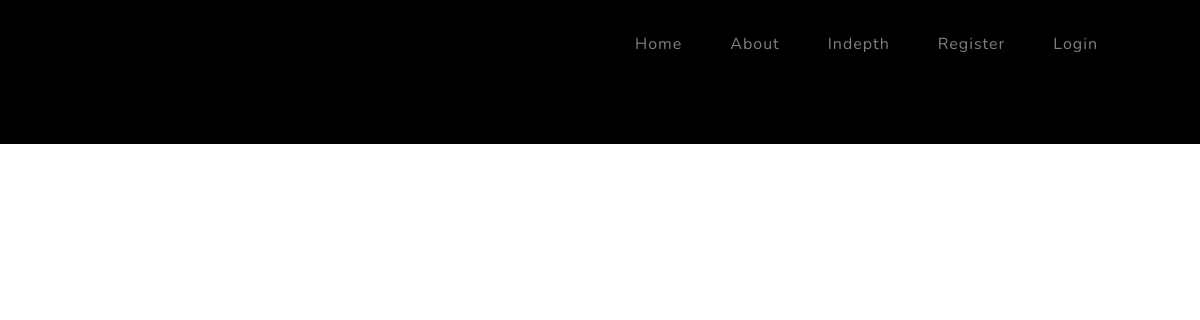
Before: /cancer/ with the older database file.
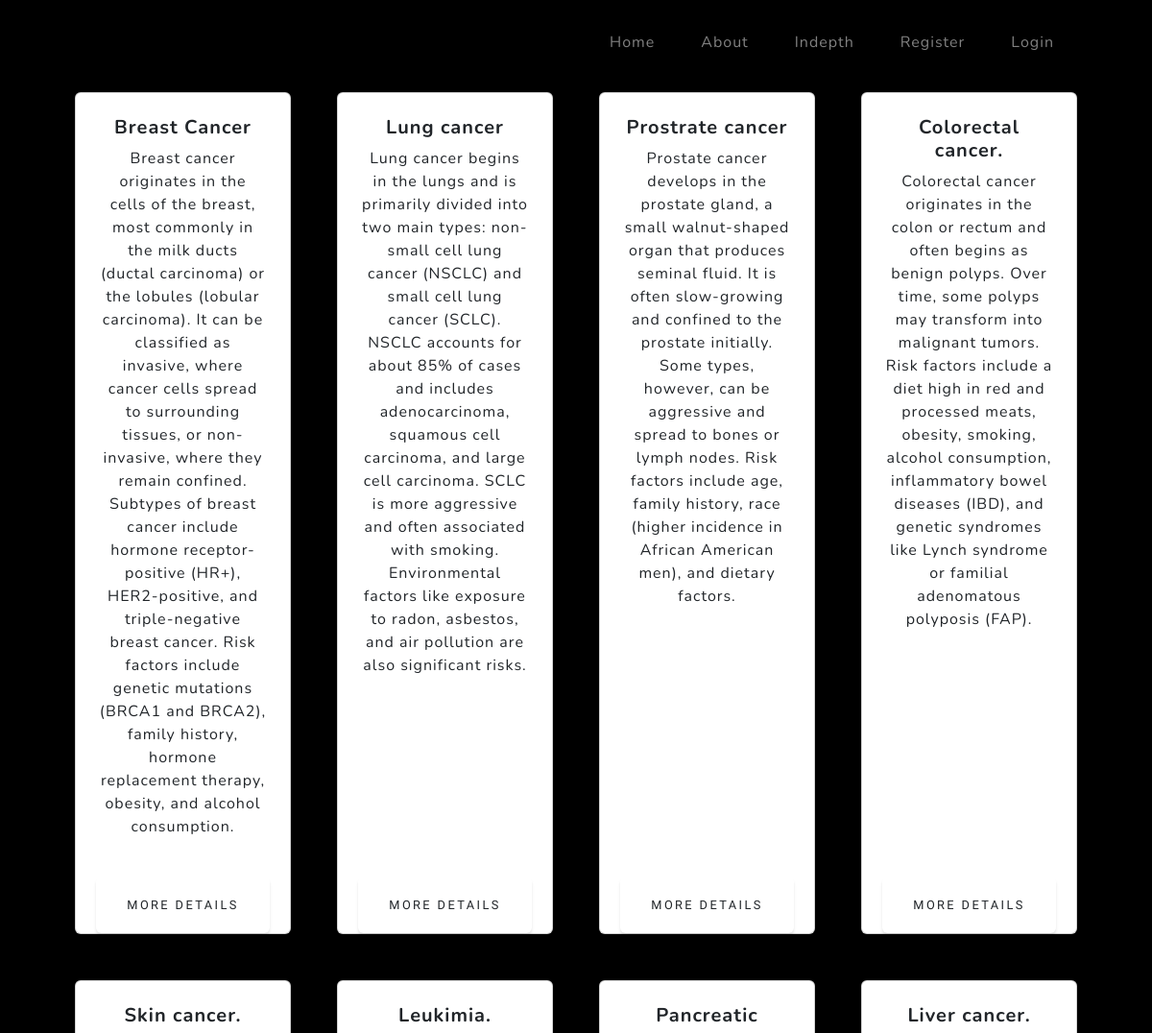
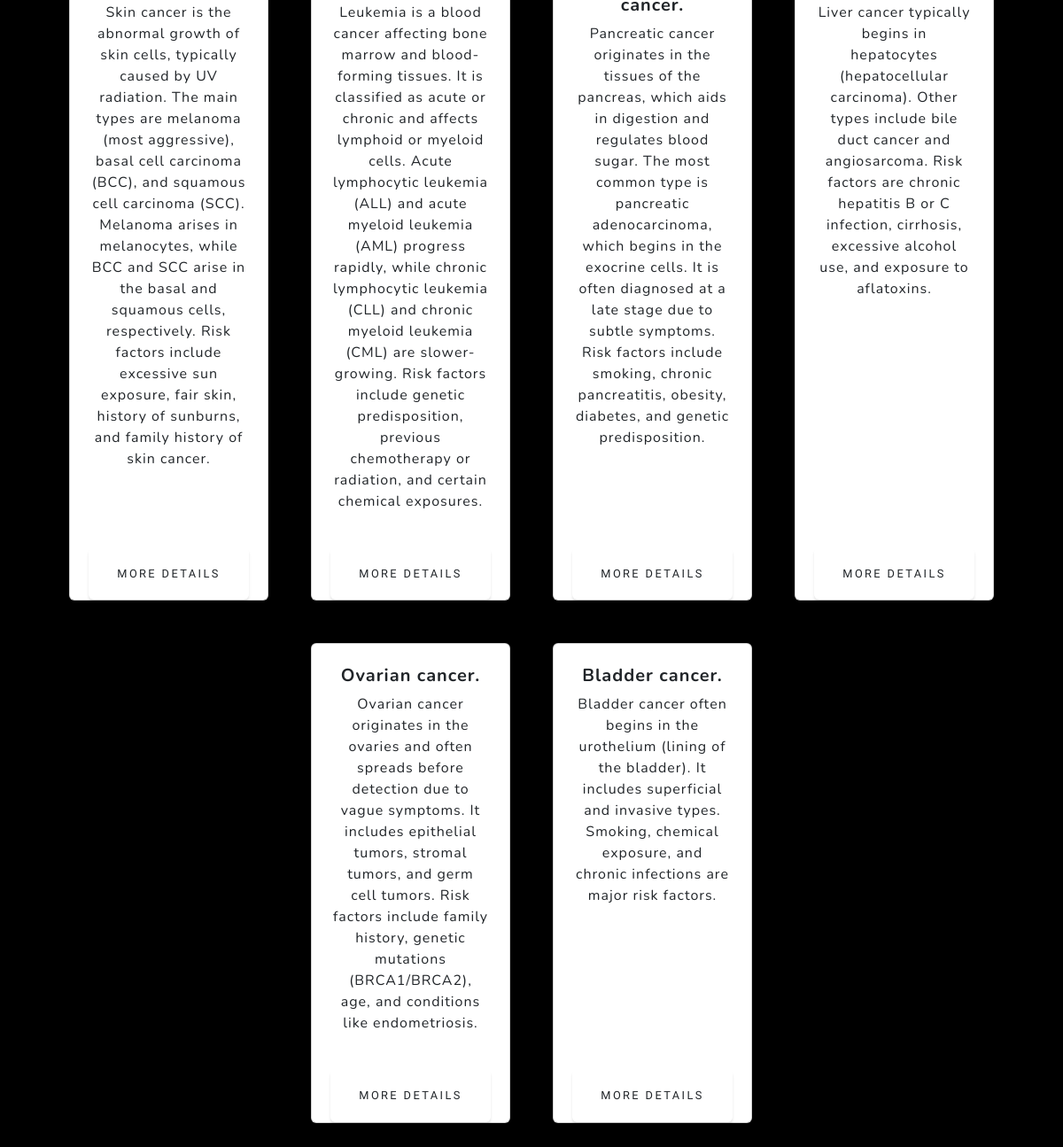
After: the same page with the newer database file (2 pictures, top to bottom).
### Neoplasm/models.py (models this page shows, shortened)
class Cancer(models.Model):
    type_of_cancer = models.CharField(max_length=35)
    description = models.CharField(max_length=3000)
    symptoms = models.CharField(max_length=5000)
    treatment = models.CharField(max_length=5000)

### Neoplasm/views.py (the view)
# urls.py: path('cancer/',views.cancer, name='types'),
def cancer(request):
    cancer = Cancer.objects.all()
    return render(request,'types.html',{'cancer':cancer})

### Neoplasm/templates/types.html (shortened to what this page needs)
{% extends 'base.html' %}
{% block content%}
<section class="py-5">
    <div class="container px-4 px-lg-5 mt-5">
        <div class="row gx-4 gx-lg-5 row-cols-2 row-cols-md-3 row-cols-xl-4 justify-content-center">
           {% for cancer in cancer %}
            <div class="col mb-5">
                <div class="card h-100">
                    <div class="card-body p-4">
                        <div class="text-center">
                            <h5 class="fw-bolder">{{ cancer.type_of_cancer}}</h5>
                             <p>{{cancer.description}}</p>
                        </div>
                    </div>
                    <div class="text-center"><a class="btn btn-outline-dark mt-auto" href="{% url 'disease' cancer.id%}">More Details</a></div>
                </div>
            </div>
            {% endfor %}
{% endblock%}

### Neoplasm/templates/base.html (shortened to what this page needs)
{% load static %}
<!DOCTYPE html>
<html lang="en">
    <head>
        <link href="https://cdn.jsdelivr.net/npm/bootstrap-icons@1.5.0/font/bootstrap-icons.css" rel="stylesheet" />
        <link href="{% static '/css/styles.css'%}" rel="stylesheet" />
    </head>
    <body id="page-top">
        {% include 'navbar.html' %}
        {% block content%}
        {% endblock%}
    </body>
</html>

### Neoplasm/templates/navbar.html (shortened to what this page needs)
<nav class="navbar navbar-expand-lg navbar-light fixed-top bored border-primary" id="mainNav">
    <div class="container px-4 px-lg-5">
        <div class="collapse navbar-collapse" id="navbarResponsive">
            <ul class="navbar-nav ms-auto">
                <li class="nav-item"><a class="nav-link" href="{% url 'homepage'%}">Home</a></li>
                <li class="nav-item"><a class="nav-link" href="#about">About</a></li>
                <li class="nav-item"><a class="nav-link" href="#projects">Indepth</a></li>
                {% if user.is_authenticated%}
                <li class="nav-item"><a class="nav-link" href="{% url 'logout'%}">Logout</a></li>
                {% else %}
                <li class="nav-item"><a class="nav-link" href="{% url 'register'%}">Register</a></li>
                <li class="nav-item"><a class="nav-link" href="{% url 'login'%}">Login</a></li>
                {% endif %}
            </ul>
        </div>
    </div>
</nav>

Changed rows visible on the page:
added Cancer: type_of_cancer "Breast Cancer", description "Breast cancer originates in the cells of the breast, most commonly in the milk ducts (ductal carcinoma) or the lobules (lobular carcinoma). It can be classified as invasive, where cancer cells spread to surrounding tissues, or non-invasive, where they remain confined. Subtypes of breast cancer include hormone receptor-positive (HR+), HER2-positive, and triple-negative breast cancer. Risk factors include genetic mutations (BRCA1 and BRCA2), family history, hormone replacement therapy, obesity, and alcohol consumption."
added Cancer: type_of_cancer "Lung cancer", description "Lung cancer begins in the lungs and is primarily divided into two main types: non-small cell lung cancer (NSCLC) and small cell lung cancer (SCLC). NSCLC accounts for about 85% of cases and includes adenocarcinoma, squamous cell carcinoma, and large cell carcinoma. SCLC is more aggressive and often associated with smoking. Environmental factors like exposure to radon, asbestos, and air pollution are also significant risks."
added Cancer: type_of_cancer "Prostrate cancer", description "Prostate cancer develops in the prostate gland, a small walnut-shaped organ that produces seminal fluid. It is often slow-growing and confined to the prostate initially. Some types, however, can be aggressive and spread to bones or lymph nodes. Risk factors include age, family history, race (higher incidence in African American men), and dietary factors."
added Cancer: type_of_cancer "Colorectal cancer.", description "Colorectal cancer originates in the colon or rectum and often begins as benign polyps. Over time, some polyps may transform into malignant tumors. Risk factors include a diet high in red and processed meats, obesity, smoking, alcohol consumption, inflammatory bowel diseases (IBD), and genetic syndromes like Lynch syndrome or familial adenomatous polyposis (FAP)."
added Cancer: type_of_cancer "Skin cancer.", description "Skin cancer is the abnormal growth of skin cells, typically caused by UV radiation. The main types are melanoma (most aggressive), basal cell carcinoma (BCC), and squamous cell carcinoma (SCC). Melanoma arises in melanocytes, while BCC and SCC arise in the basal and squamous cells, respectively. Risk factors include excessive sun exposure, fair skin, history of sunburns, and family history of skin cancer."
added Cancer: type_of_cancer "Leukimia.", description "Leukemia is a blood cancer affecting bone marrow and blood-forming tissues. It is classified as acute or chronic and affects lymphoid or myeloid cells. Acute lymphocytic leukemia (ALL) and acute myeloid leukemia (AML) progress rapidly, while chronic lymphocytic leukemia (CLL) and chronic myeloid leukemia (CML) are slower-growing. Risk factors include genetic predisposition, previous chemotherapy or radiation, and certain chemical exposures."
added Cancer: type_of_cancer "Pancreatic cancer.", description "Pancreatic cancer originates in the tissues of the pancreas, which aids in digestion and regulates blood sugar. The most common type is pancreatic adenocarcinoma, which begins in the exocrine cells. It is often diagnosed at a late stage due to subtle symptoms. Risk factors include smoking, chronic pancreatitis, obesity, diabetes, and genetic predisposition."
added Cancer: type_of_cancer "Liver cancer.", description "Liver cancer typically begins in hepatocytes (hepatocellular carcinoma). Other types include bile duct cancer and angiosarcoma. Risk factors are chronic hepatitis B or C infection, cirrhosis, excessive alcohol use, and exposure to aflatoxins."
added Cancer: type_of_cancer "Ovarian cancer.", description "Ovarian cancer originates in the ovaries and often spreads before detection due to vague symptoms. It includes epithelial tumors, stromal tumors, and germ cell tumors. Risk factors include family history, genetic mutations (BRCA1/BRCA2), age, and conditions like endometriosis."
added Cancer: type_of_cancer "Bladder cancer.", description "Bladder cancer often begins in the urothelium (lining of the bladder). It includes superficial and invasive types. Smoking, chemical exposure, and chronic infections are major risk factors."
